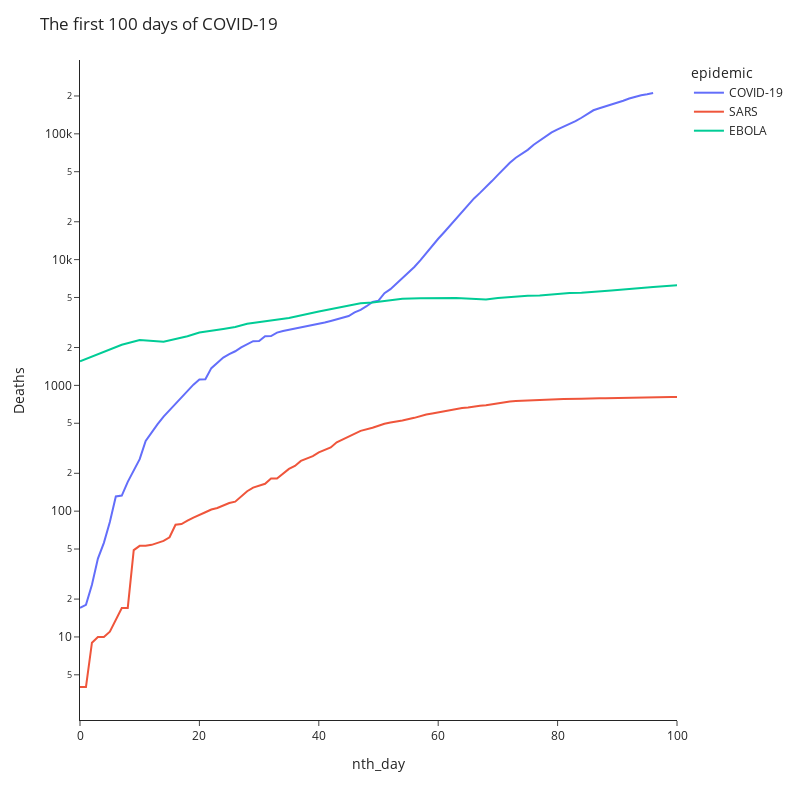

The notebook cell saved with this chart:
### Code cell
df = temp

fig = px.line(df, x="nth_day", y="Deaths", color='epidemic', range_x=[0, 100])


fig.update_layout(
    title='The first 100 days of COVID-19',
    autosize=False,
    width=800,
    height=800,
    template='simple_white',
    #shapes=[
    #dict(
    #  type= 'line',
    #  yref= 'y', y0 = max(e_dbd['Cases']), y1 = max(e_dbd['Cases']),
    #  xref= 'paper', x0 = 0, x1 = 1
    #    )
    #] 
)

fig.update_yaxes(type="log")


#fig.write_image("images/log_comparison_2.pdf")
fig.show()

### Figure 1 — Plotly figure (JSON) as saved in the notebook; plotly's stock layout.template omitted (floating-point values rounded to 4 significant figures; data arrays with more than 128 entries replaced by an {"elided": "..."} marker saying what was removed)
{"data": [{"hovertemplate": "epidemic=COVID-19<br>nth_day=%{x}<br>Deaths=%{y}<extra></extra>", "legendgroup": "COVID-19", "line": {"color": "#636efa", "dash": "solid"}, "mode": "lines", "name": "COVID-19", "showlegend": true, "type": "scatter", "x": [0, 1, 2, 3, 4, 5, 6, 7, 8, 9, 10, 11, 12, 13, 14, 15, 16, 17, 18, 19, 20, 21, 22, 23, 24, 25, 26, 27, 28, 29, 30, 31, 32, 33, 34, 35, 36, 37, 38, 39, 40, 41, 42, 43, 44, 45, 46, 47, 48, 49, 50, 51, 52, 53, 54, 55, 56, 57, 58, 59, 60, 61, 62, 63, 64, 65, 66, 67, 68, 69, 70, 71, 72, 73, 74, 75, 76, 77, 78, 79, 80, 81, 82, 83, 84, 85, 86, 87, 88, 89, 90, 91, 92, 93, 94, 95, 96], "xaxis": "x", "y": [17, 18, 26, 42, 56, 82, 131, 133, 171, 213, 259, 362, 426, 492, 564, 634, 719, 806, 906, 1013, 1113, 1118, 1371, 1523, 1666, 1770, 1868, 2007, 2122, 2247, 2251, 2458, 2469, 2629, 2708, 2770, 2814, 2872, 2941, 2996, 3085, 3160, 3254, 3348, 3460, 3558, 3802, 3988, 4262, 4615, 4720, 5404, 5819, 6440, 7126, 7905, 8733, 9867, 11300, 12973, 14652, 16506, 18626, 21182, 23972, 27202, 30656, 33929, 37590, 42109, 47191, 52999, 58800, 64626, 69389, 74596, 81953, 88380, 95541, 102573, 108551, 114123, 119529, 126071, 134234, 143853, 153897, 159615, 165081, 170013, 176729, 183180, 190858, 197174, 202868, 206568, 211167], "yaxis": "y"}, {"hovertemplate": "epidemic=SARS<br>nth_day=%{x}<br>Deaths=%{y}<extra></extra>", "legendgroup": "SARS", "line": {"color": "#EF553B", "dash": "solid"}, "mode": "lines", "name": "SARS", "showlegend": true, "type": "scatter", "x": [0, 1, 2, 3, 4, 5, 7, 8, 9, 10, 11, 12, 14, 15, 16, 17, 18, 19, 21, 22, 23, 24, 25, 26, 28, 29, 30, 31, 32, 33, 35, 36, 37, 38, 39, 40, 42, 43, 44, 45, 46, 47, 49, 50, 51, 52, 53, 54, 56, 57, 58, 59, 60, 61, 63, 64, 65, 66, 67, 68, 70, 71, 72, 73, 74, 75, 77, 78, 79, 80, 81, 84, 85, 86, 87, 88, 91, 92, 93, 94, 95, 98, 99, 100, 101, 102, 105, 106, 107, 108, 109, 112, 113, 114, 115, 116], "xaxis": "x", "y": [4, 4, 9, 10, 10, 11, 17, 17, 49, 53, 53, 54, 58, 62, 78, 79, 84, 89, 98, 103, 106, 111, 116, 119, 144, 154, 159, 165, 182, 182, 217, 229, 251, 263, 274, 293, 321, 353, 372, 391, 417, 435, 461, 478, 495, 506, 514, 526, 552, 573, 587, 598, 611, 623, 643, 662, 666, 682, 689, 696, 725, 735, 745, 750, 754, 764, 770, 772, 772, 775, 779, 784, 789, 789, 790, 792, 799, 799, 801, 804, 804, 805, 807, 808, 809, 810, 811, 812, 812, 812, 812, 812, 812, 812, 812, 813], "yaxis": "y"}, {"hovertemplate": "epidemic=EBOLA<br>nth_day=%{x}<br>Deaths=%{y}<extra></extra>", "legendgroup": "EBOLA", "line": {"color": "#00cc96", "dash": "solid"}, "mode": "lines", "name": "EBOLA", "showlegend": true, "type": "scatter", "x": {"elided": "259 int values"}, "xaxis": "x", "y": {"elided": "259 int values"}, "yaxis": "y"}], "layout": {"autosize": false, "height": 800, "legend": {"title": {"text": "epidemic"}, "tracegroupgap": 0}, "margin": {"t": 60}, "title": {"text": "The first 100 days of COVID-19"}, "width": 800, "xaxis": {"anchor": "y", "domain": [0, 1], "range": [0, 100], "title": {"text": "nth_day"}}, "yaxis": {"anchor": "x", "domain": [0, 1], "title": {"text": "Deaths"}, "type": "log"}}}
